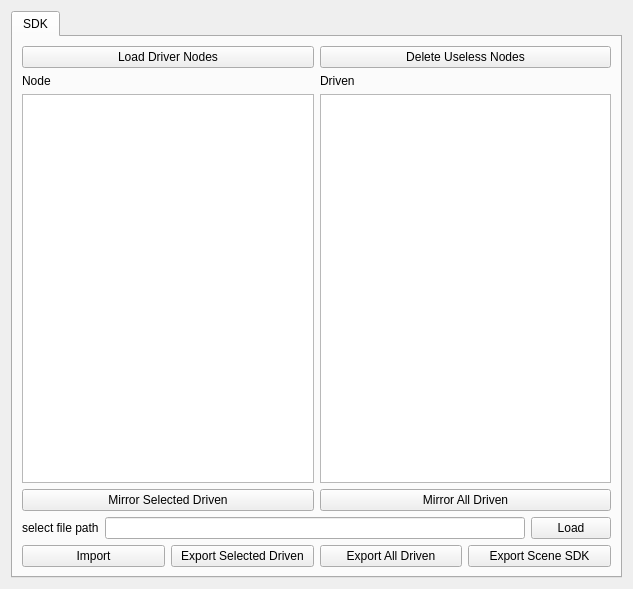
<?xml version="1.0" encoding="UTF-8"?>
<ui version="4.0">
 <class>Form</class>
 <widget class="QWidget" name="Form">
  <property name="geometry">
   <rect>
    <x>0</x>
    <y>0</y>
    <width>633</width>
    <height>589</height>
   </rect>
  </property>
  <property name="windowTitle">
   <string>Form</string>
  </property>
  <property name="styleSheet">
   <string notr="true"/>
  </property>
  <layout class="QVBoxLayout" name="verticalLayout_2">
   <item>
    <widget class="QTabWidget" name="tabWidget">
     <property name="currentIndex">
      <number>0</number>
     </property>
     <widget class="QWidget" name="tab_3">
      <attribute name="title">
       <string>SDK</string>
      </attribute>
      <layout class="QVBoxLayout" name="verticalLayout">
       <item>
        <layout class="QHBoxLayout" name="horizontalLayout_4">
         <item>
          <widget class="QPushButton" name="loadDrv_btn">
           <property name="text">
            <string>Load Driver Nodes</string>
           </property>
          </widget>
         </item>
         <item>
          <widget class="QPushButton" name="del_btn">
           <property name="text">
            <string>Delete Useless Nodes</string>
           </property>
          </widget>
         </item>
        </layout>
       </item>
       <item>
        <layout class="QHBoxLayout" name="horizontalLayout_6">
         <item>
          <layout class="QVBoxLayout" name="verticalLayout_14">
           <item>
            <widget class="QLabel" name="label_9">
             <property name="text">
              <string>Node</string>
             </property>
            </widget>
           </item>
           <item>
            <widget class="QListWidget" name="node_list">
             <property name="selectionMode">
              <enum>QAbstractItemView::SingleSelection</enum>
             </property>
            </widget>
           </item>
          </layout>
         </item>
         <item>
          <layout class="QVBoxLayout" name="verticalLayout_16">
           <item>
            <widget class="QLabel" name="label_11">
             <property name="text">
              <string>Driven</string>
             </property>
            </widget>
           </item>
           <item>
            <widget class="QListWidget" name="driven_list">
             <property name="selectionMode">
              <enum>QAbstractItemView::ExtendedSelection</enum>
             </property>
            </widget>
           </item>
          </layout>
         </item>
        </layout>
       </item>
       <item>
        <layout class="QHBoxLayout" name="horizontalLayout_2">
         <item>
          <widget class="QPushButton" name="mirrorSel_btn">
           <property name="text">
            <string>Mirror Selected Driven</string>
           </property>
          </widget>
         </item>
         <item>
          <widget class="QPushButton" name="mirrorAll_btn">
           <property name="text">
            <string>Mirror All Driven</string>
           </property>
          </widget>
         </item>
        </layout>
       </item>
       <item>
        <layout class="QHBoxLayout" name="horizontalLayout">
         <item>
          <widget class="QLabel" name="label">
           <property name="text">
            <string>select file path</string>
           </property>
          </widget>
         </item>
         <item>
          <widget class="QLineEdit" name="path_le">
           <property name="readOnly">
            <bool>true</bool>
           </property>
          </widget>
         </item>
         <item>
          <widget class="QPushButton" name="load_btn">
           <property name="text">
            <string>Load</string>
           </property>
          </widget>
         </item>
        </layout>
       </item>
       <item>
        <layout class="QHBoxLayout" name="horizontalLayout_3">
         <item>
          <widget class="QPushButton" name="Imp_btn">
           <property name="text">
            <string>Import</string>
           </property>
          </widget>
         </item>
         <item>
          <widget class="QPushButton" name="expSel_btn">
           <property name="text">
            <string>Export Selected Driven</string>
           </property>
          </widget>
         </item>
         <item>
          <widget class="QPushButton" name="expAll_btn">
           <property name="text">
            <string>Export All Driven</string>
           </property>
          </widget>
         </item>
         <item>
          <widget class="QPushButton" name="expScene_btn">
           <property name="text">
            <string>Export Scene SDK</string>
           </property>
          </widget>
         </item>
        </layout>
       </item>
      </layout>
     </widget>
    </widget>
   </item>
  </layout>
 </widget>
 <resources/>
 <connections/>
</ui>
